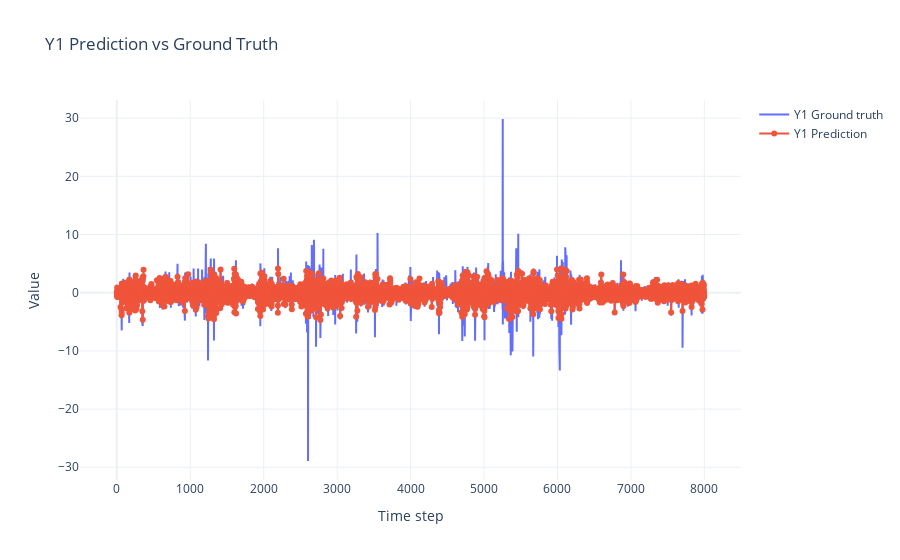
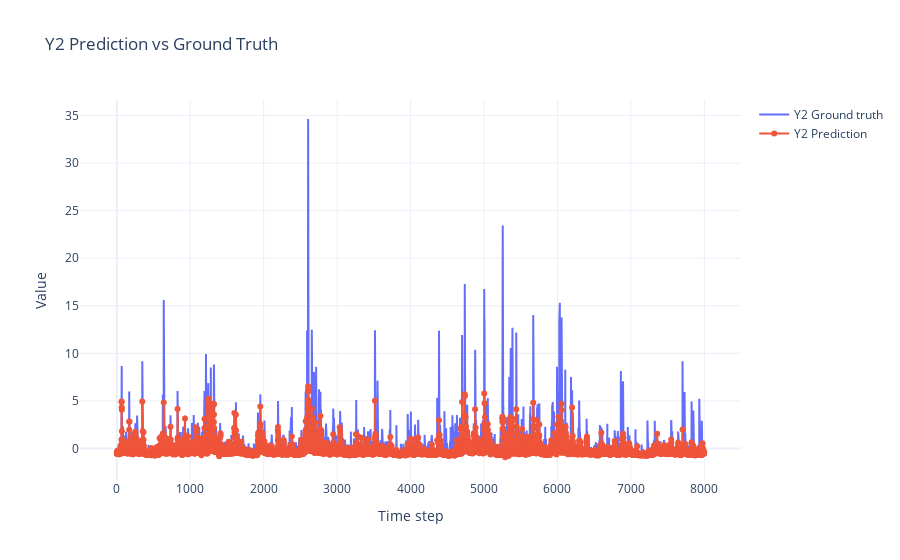

Here is the notebook cell these charts were saved with, in order:
### Code cell
import plotly.graph_objects as go

# Extract arrays for feature 0
pred = pred_missing[0, df_train.shape[0]:, 0].cpu().numpy()   # (horizon,)
gt   = X_missing[0, 1+df_train.shape[0]:, 0].cpu().numpy()     # (horizon-1,)

fig = go.Figure()

fig.add_trace(go.Scatter(
    x=list(range(len(gt))),
    y=gt,
    mode="lines",
    name="Y1 Ground truth"
))

# Prediction
fig.add_trace(go.Scatter(
    x=list(range(len(pred))),
    y=pred,
    mode="lines+markers",
    name="Y1 Prediction"
))

fig.update_layout(
    title="Y1 Prediction vs Ground Truth",
    xaxis_title="Time step",
    yaxis_title="Value",
    template="plotly_white"
)

fig.show()



# Extract arrays for feature 0
pred = pred_missing[0, df_train.shape[0]:, 1].cpu().numpy()   # (horizon,)
gt   = X_missing[0, 1+df_train.shape[0]:, 1].cpu().numpy()     # (horizon-1,)

fig = go.Figure()

# Ground truth (shifted by 1)
fig.add_trace(go.Scatter(
    x=list(range(len(gt))),
    y=gt,
    mode="lines",
    name="Y2 Ground truth"
))

# Prediction
fig.add_trace(go.Scatter(
    x=list(range(len(pred))),
    y=pred,
    mode="lines+markers",
    name="Y2 Prediction"
))

fig.update_layout(
    title="Y2 Prediction vs Ground Truth",
    xaxis_title="Time step",
    yaxis_title="Value",
    template="plotly_white"
)

fig.show()

### Figure 1 — Plotly figure (JSON) as saved in the notebook; plotly's stock layout.template omitted (floating-point values rounded to 4 significant figures; data arrays with more than 128 entries replaced by an {"elided": "..."} marker saying what was removed)
{"data": [{"mode": "lines", "name": "Y1 Ground truth", "type": "scatter", "x": {"elided": "7999 int values"}, "y": {"elided": "7999 float values"}}, {"mode": "lines+markers", "name": "Y1 Prediction", "type": "scatter", "x": {"elided": "7999 int values"}, "y": {"elided": "7999 float values"}}], "layout": {"title": {"text": "Y1 Prediction vs Ground Truth"}, "xaxis": {"title": {"text": "Time step"}}, "yaxis": {"title": {"text": "Value"}}}}

### Figure 2 — Plotly figure (JSON) as saved in the notebook; plotly's stock layout.template omitted (floating-point values rounded to 4 significant figures; data arrays with more than 128 entries replaced by an {"elided": "..."} marker saying what was removed)
{"data": [{"mode": "lines", "name": "Y2 Ground truth", "type": "scatter", "x": {"elided": "7999 int values"}, "y": {"elided": "7999 float values"}}, {"mode": "lines+markers", "name": "Y2 Prediction", "type": "scatter", "x": {"elided": "7999 int values"}, "y": {"elided": "7999 float values"}}], "layout": {"title": {"text": "Y2 Prediction vs Ground Truth"}, "xaxis": {"title": {"text": "Time step"}}, "yaxis": {"title": {"text": "Value"}}}}
